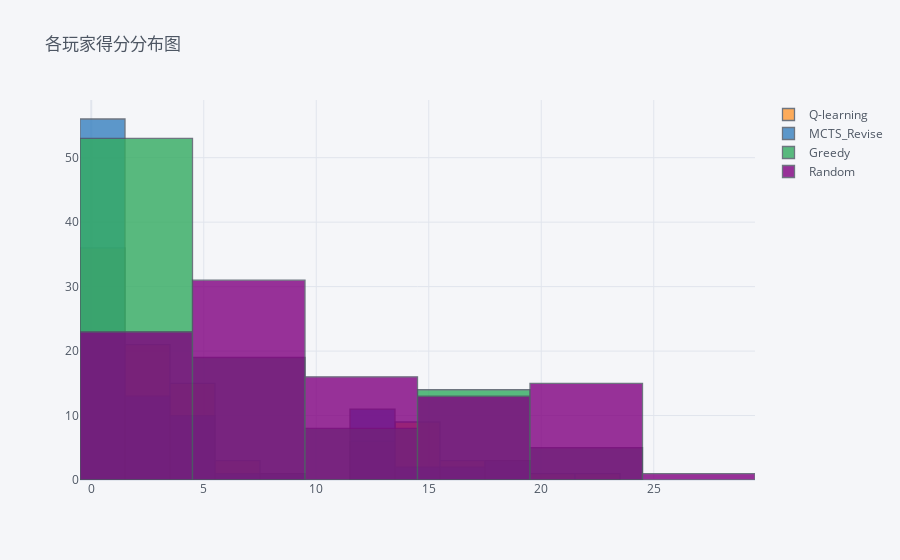

The notebook cell this image was saved under:
### Code cell
df.diff(axis=0).dropna(how='all',axis=0).iplot(kind='histogram',title='各玩家得分分布图')

### Figure 1 — Plotly figure (JSON) as saved in the notebook; plotly's stock layout.template omitted (floating-point values rounded to 4 significant figures)
{"data": [{"histfunc": "count", "histnorm": "", "marker": {"color": "rgba(255, 153, 51, 1.0)", "line": {"color": "#4D5663", "width": 1.3}}, "name": "Q-learning", "opacity": 0.8, "orientation": "v", "type": "histogram", "x": [17, 1, 0, 3, 14, 0, 4, 0, 0, 3, 15, 4, 3, 5, 1, 14, 13, 0, 0, 21, 14, 5, 3, 13, 19, 14, 7, 0, 14, 18, 0, 0, 4, 0, 4, 2, 0, 2, 22, 4, 2, 15, 2, 0, 3, 5, 4, 2, 2, 1, 3, 0, 0, 2, 1, 4, 7, 4, 4, 0, 1, 4, 0, 1, 15, 13, 1, 13, 1, 0, 0, 0, 6, 8, 2, 3, 2, 5, 2, 1, 4, 0, 0, 13, 0, 16, 2, 15, 18, 0, 2, 2, 13, 1, 17, 1, 2, 1, 1]}, {"histfunc": "count", "histnorm": "", "marker": {"color": "rgba(55, 128, 191, 1.0)", "line": {"color": "#4D5663", "width": 1.3}}, "name": "MCTS_Revise", "opacity": 0.8, "orientation": "v", "type": "histogram", "x": [1, 13, 2, 4, 1, 13, 1, 0, 6, 0, 0, 0, 0, 4, 1, 2, 0, 3, 13, 0, 0, 1, 4, 1, 0, 5, 0, 1, 4, 1, 18, 0, 1, 3, 1, 16, 3, 0, 0, 0, 0, 3, 1, 14, 15, 4, 0, 3, 0, 0, 0, 3, 13, 0, 0, 0, 13, 13, 0, 2, 0, 0, 0, 1, 1, 0, 4, 0, 2, 13, 18, 2, 2, 0, 0, 5, 13, 13, 13, 17, 0, 0, 18, 1, 13, 4, 1, 0, 5, 0, 8, 1, 1, 0, 0, 1, 2, 1, 0]}, {"histfunc": "count", "histnorm": "", "marker": {"color": "rgba(50, 171, 96, 1.0)", "line": {"color": "#4D5663", "width": 1.3}}, "name": "Greedy", "opacity": 0.8, "orientation": "v", "type": "histogram", "x": [5, 1, 5, 4, 5, 4, 1, 15, 0, 17, 7, 4, 4, 17, 8, 4, 2, 3, 0, 5, 6, 18, 3, 0, 1, 2, 6, 16, 1, 0, 7, 20, 0, 20, 0, 0, 13, 4, 0, 4, 16, 8, 4, 6, 4, 16, 18, 17, 20, 6, 3, 2, 0, 3, 14, 16, 2, 0, 15, 15, 24, 2, 5, 6, 4, 4, 1, 6, 13, 2, 0, 4, 5, 2, 14, 13, 2, 4, 1, 4, 0, 23, 1, 3, 0, 3, 6, 2, 3, 1, 13, 4, 4, 14, 8, 16, 14, 16, 5]}, {"histfunc": "count", "histnorm": "", "marker": {"color": "rgba(128, 0, 128, 1.0)", "line": {"color": "#4D5663", "width": 1.3}}, "name": "Random", "opacity": 0.8, "orientation": "v", "type": "histogram", "x": [3, 11, 19, 15, 6, 9, 20, 11, 20, 6, 4, 18, 19, 0, 16, 6, 11, 20, 13, 0, 6, 2, 16, 12, 6, 5, 13, 9, 7, 7, 1, 6, 21, 3, 21, 8, 10, 20, 4, 18, 8, 0, 19, 6, 4, 1, 4, 4, 4, 19, 20, 21, 13, 21, 11, 6, 4, 9, 7, 9, 1, 20, 21, 18, 6, 9, 20, 7, 10, 11, 8, 20, 13, 16, 10, 5, 9, 4, 10, 4, 22, 3, 7, 9, 13, 3, 17, 9, 0, 25, 3, 19, 8, 11, 1, 8, 8, 8, 20]}], "layout": {"barmode": "overlay", "legend": {"bgcolor": "#F5F6F9", "font": {"color": "#4D5663"}}, "paper_bgcolor": "#F5F6F9", "plot_bgcolor": "#F5F6F9", "title": {"font": {"color": "#4D5663"}, "text": "各玩家得分分布图"}, "xaxis": {"gridcolor": "#E1E5ED", "showgrid": true, "tickfont": {"color": "#4D5663"}, "title": {"font": {"color": "#4D5663"}, "text": ""}, "zerolinecolor": "#E1E5ED"}, "yaxis": {"gridcolor": "#E1E5ED", "showgrid": true, "tickfont": {"color": "#4D5663"}, "title": {"font": {"color": "#4D5663"}, "text": ""}, "zerolinecolor": "#E1E5ED"}}}
